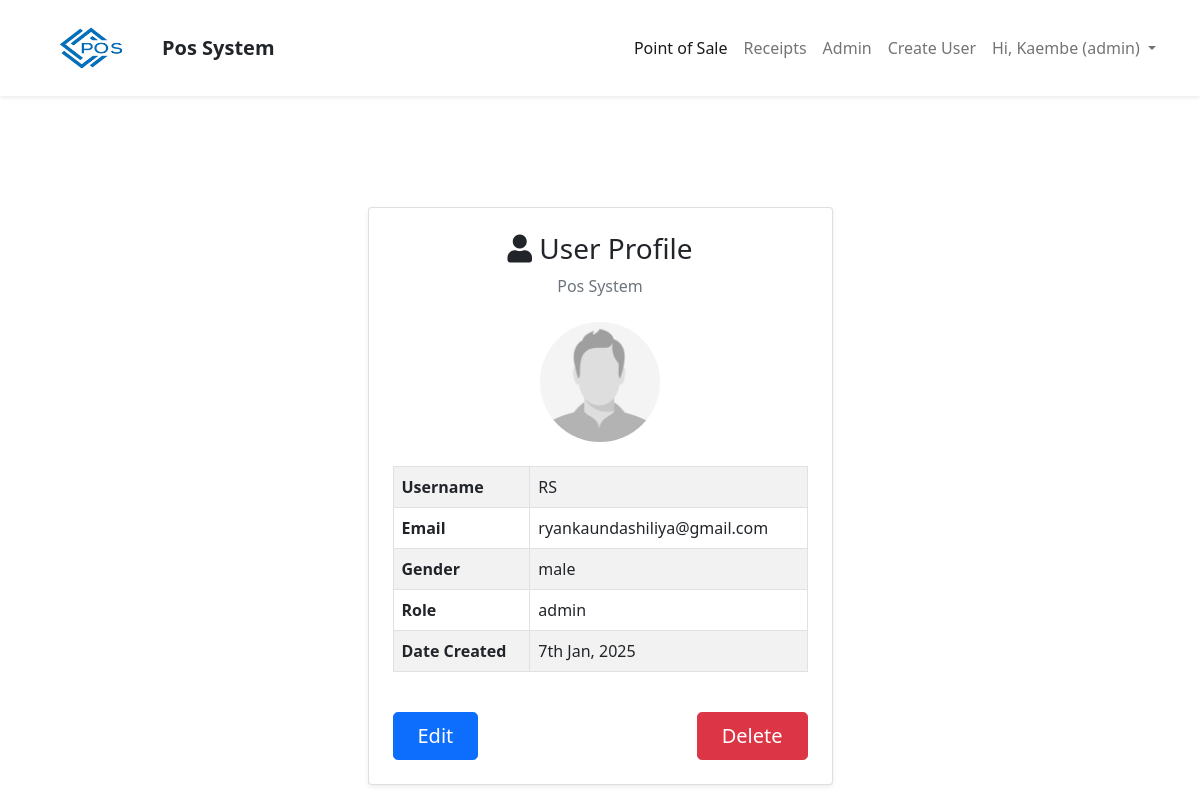
The page /index.php?pg=profile&id=11 (signed in) on the database its author committed.
### tables this page shows
CREATE TABLE `users` (
  `id` int(11) NOT NULL,
  `username` varchar(30) NOT NULL,
  `email` varchar(100) NOT NULL,
  `password` varchar(255) NOT NULL,
  `date` datetime NOT NULL,
  `image` varchar(500) DEFAULT NULL,
  `role` varchar(20) NOT NULL,
  `gender` varchar(6) NOT NULL DEFAULT 'male',
  `deletable` tinyint(1) NOT NULL DEFAULT 1
);

### app/core/init.php (called while the page is built, shortened)
<?php
require "../app/core/functions.php";
require "../app/core/database.php";
require "../app/core/model.php";
function my_function($classname)
{
	$filename = "../app/models/".ucfirst($classname) . ".php";
}

### app/core/model.php (called while the page is built, shortened)
<?php
class Model extends Database
{
	public function first($data)
	{
		$keys = array_keys($data);
		$query = "select * from $this->table where ";
		foreach ($keys as $key) {
			$query .= "$key = :$key && ";
		}
		$query = trim($query,"&& ");
		$db = new Database;
		if($res = $db->query($query,$data))
		{
			return $res[0];
		}
		return false;
	}
}

### app/core/database.php (called while the page is built, shortened)
<?php
class Database
{
    private function db_connect()
    {
        $DBHOST = "localhost";
        $DBNAME = "ink_pos";
        $DBUSER = "root";
        $DBPASS = "";
        $DBDRIVER = "mysql";
        try {
            $con = new PDO("$DBDRIVER:host=$DBHOST;dbname=$DBNAME", $DBUSER, $DBPASS);
            $con->setAttribute(PDO::ATTR_ERRMODE, PDO::ERRMODE_EXCEPTION);
        } catch (PDOException $e) {
            echo "Connection failed: " . $e->getMessage();
            return null;
        }
        return $con;
    }
    public function query($query, $data = array())
    {
        $con = $this->db_connect();
        $smt = $con->prepare($query);
        $check = $smt->execute($data);
        if ($check) {
            $result = $smt->fetchAll(PDO::FETCH_ASSOC);
            if (is_array($result) && count($result) > 0) {
                return $result;
            }
        }
        return false;
    }
}

### app/core/functions.php (called while the page is built, shortened)
<?php
function esc($str)
{
	return htmlspecialchars($str);
}
function crop($filename,$size = 400,$type = 'product')
{
	$ext = strtolower(pathinfo($filename,PATHINFO_EXTENSION));
	$cropped_file = preg_replace("/\.$ext$/", "_cropped.".$ext, $filename);
	if(!file_exists($filename))
	{
		if($type == "male"){
			return 'assets/images/user_male.jpg';
		}else
		if($type == "female"){
			return '/user_female.jpg';
		}else{
			return 'assets/images/no_image.jpg';
		}
	}
	return $cropped_file;
}
function get_date($date)
{
	return date("jS M, Y",strtotime($date));
}

### app/views/auth/profile.view.php (the view, shortened to what this page needs)
<div class="container d-flex justify-content-center align-items-center min-vh-100">
  <div class="card shadow-sm rounded-lg p-4 col-lg-5 col-md-6">
    <?php if(is_array($row)):?>
      <div class="text-center mb-4">
        <h3><i class="fa fa-user"></i> User Profile</h3>
        <div class="text-muted"><?=esc(APP_NAME)?></div>
      </div>
      <div class="text-center mb-4">
        <img src="<?=crop($row['image'], 400, $row['gender'])?>" class="rounded-circle" style="width: 120px; height: 120px; object-fit: cover;">
      </div>
      <table class="table table-bordered table-striped">
        <tr>
          <th>Username</th>
          <td><?=$row['username']?></td>
        </tr>
        <tr>
          <th>Email</th>
          <td><?=$row['email']?></td>
        </tr>
        <tr>
          <th>Gender</th>
          <td><?=$row['gender']?></td>
        </tr>
        <tr>
          <th>Role</th>
          <td><?=$row['role']?></td>
        </tr>
        <tr>
          <th>Date Created</th>
          <td><?=get_date($row['date'])?></td>
        </tr>
      </table>
      <div class="d-flex justify-content-between mt-4">
        <a href="index.php?pg=edit-user&id=<?=$row['id']?>" class="btn btn-primary btn-lg px-4">
          Edit
        </a>
        <a href="index.php?pg=delete-user&id=<?=$row['id']?>" class="btn btn-danger btn-lg px-4">
          Delete
        </a>
      </div>
    <?php else:?>
      <div class="alert alert-danger text-center mt-4">That user was not found!</div>
    <?php endif;?>
  </div>
</div>

### public/assets/css/main.css (style rules this page uses)
body a { text-decoration: none; }

### rows shown on the page
users: image+gender (picture), username "RS", email "ryankaundashiliya@gmail.com", gender "male", role "admin", date "7th Jan, 2025"

### other values the page prints
APP_NAME "Pos System"
auth('username') "Kaembe"
Auth::get('role') "admin"
